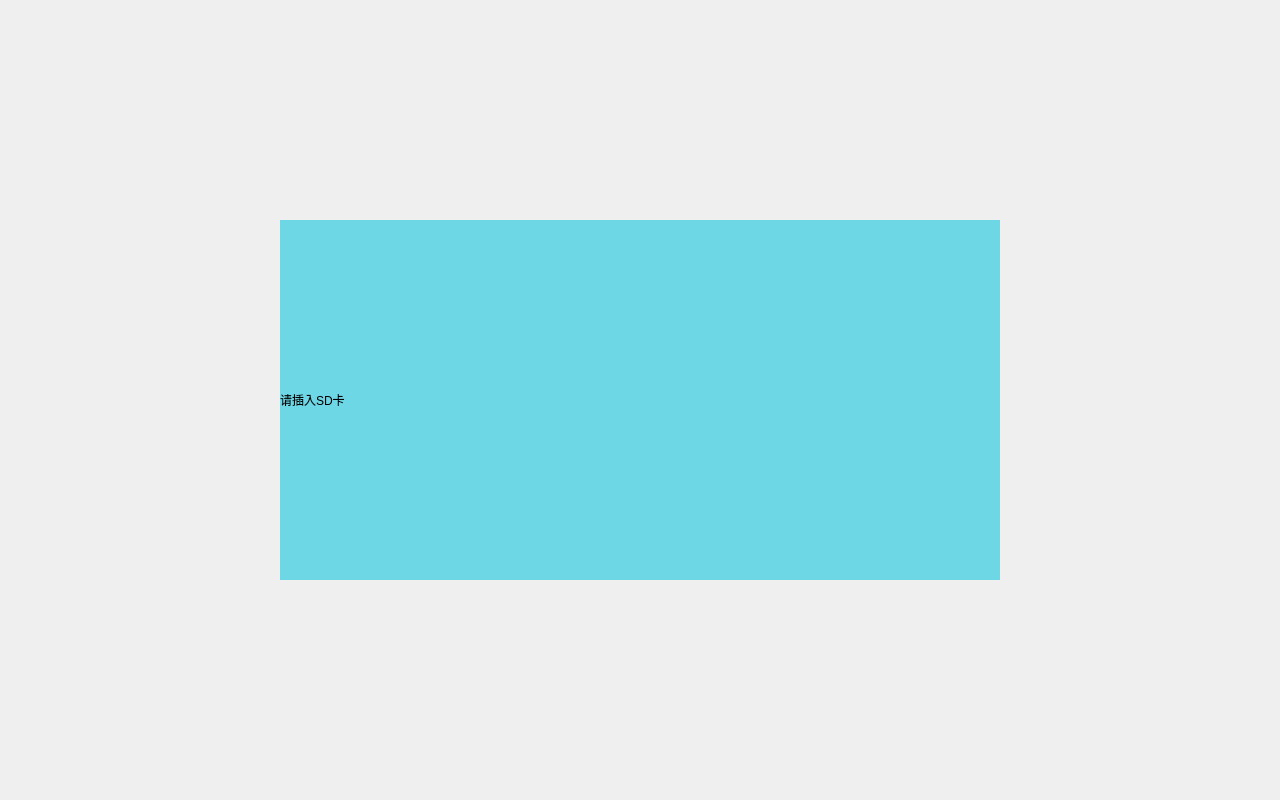
<?xml version="1.0" encoding="UTF-8"?>
<ui version="4.0">
 <class>tips_no_sd_card</class>
 <widget class="QWidget" name="tips_no_sd_card">
  <property name="geometry">
   <rect>
    <x>0</x>
    <y>0</y>
    <width>1280</width>
    <height>800</height>
   </rect>
  </property>
  <property name="windowTitle">
   <string>Form</string>
  </property>
  <widget class="QLabel" name="label_backdrop">
   <property name="geometry">
    <rect>
     <x>280</x>
     <y>220</y>
     <width>720</width>
     <height>360</height>
    </rect>
   </property>
   <property name="styleSheet">
    <string notr="true">background-color: rgb(110, 215, 230);</string>
   </property>
   <property name="text">
    <string/>
   </property>
  </widget>
  <widget class="QLabel" name="label_num">
   <property name="geometry">
    <rect>
     <x>280</x>
     <y>380</y>
     <width>720</width>
     <height>40</height>
    </rect>
   </property>
   <property name="text">
    <string>请插入SD卡</string>
   </property>
  </widget>
  <widget class="QLabel" name="label">
   <property name="geometry">
    <rect>
     <x>0</x>
     <y>0</y>
     <width>1280</width>
     <height>800</height>
    </rect>
   </property>
   <property name="text">
    <string/>
   </property>
  </widget>
  <zorder>label</zorder>
  <zorder>label_backdrop</zorder>
  <zorder>label_num</zorder>
 </widget>
 <resources/>
 <connections/>
</ui>
